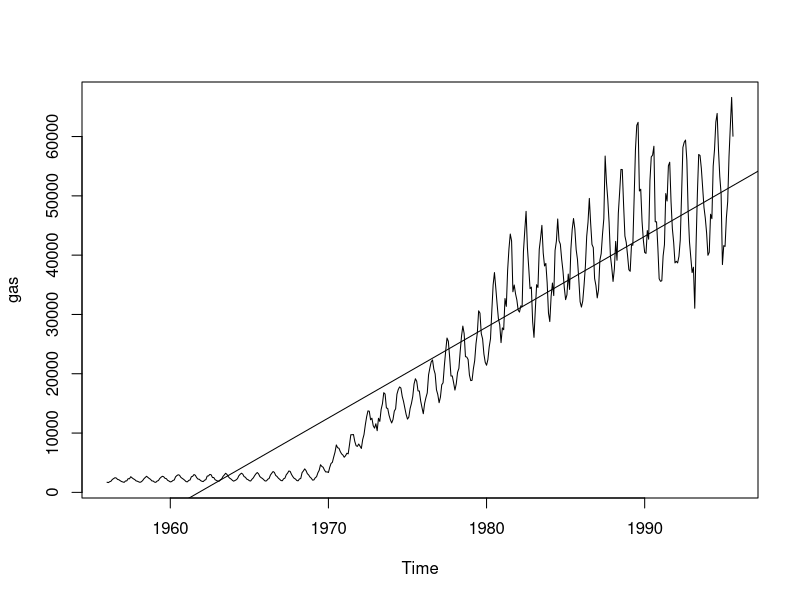
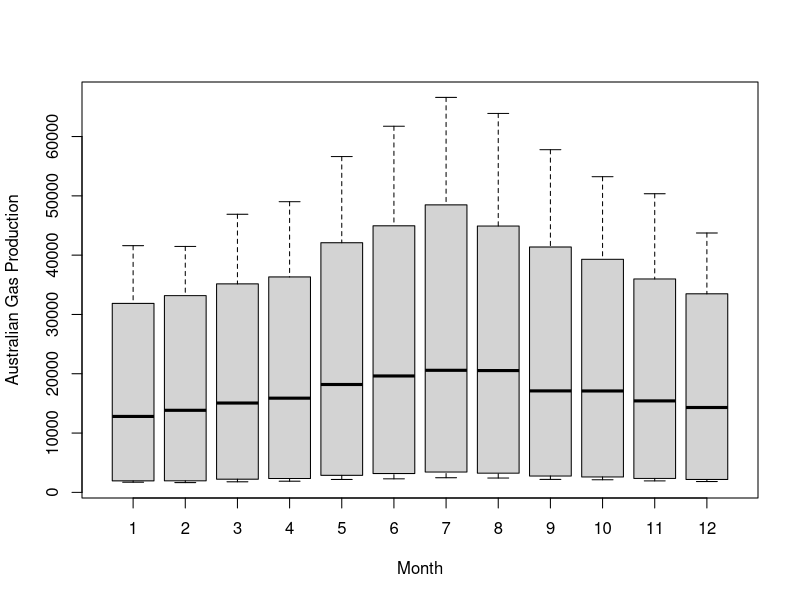
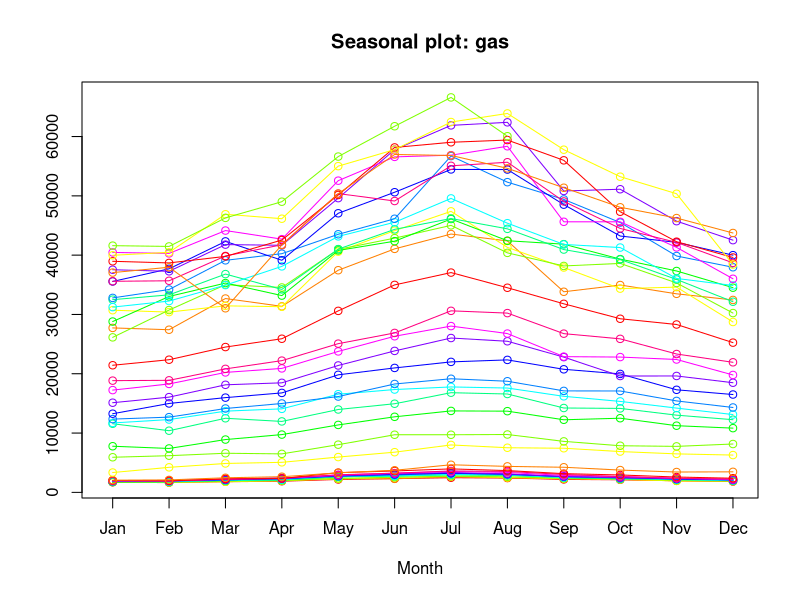
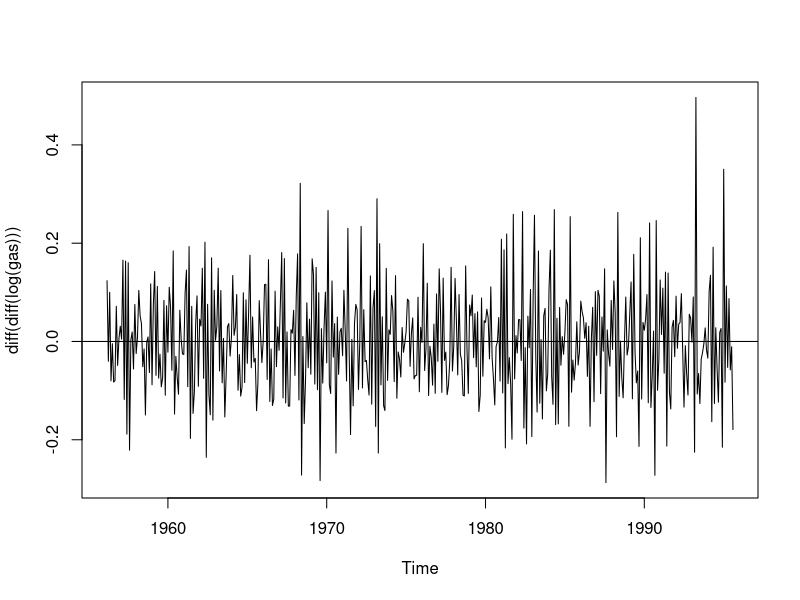
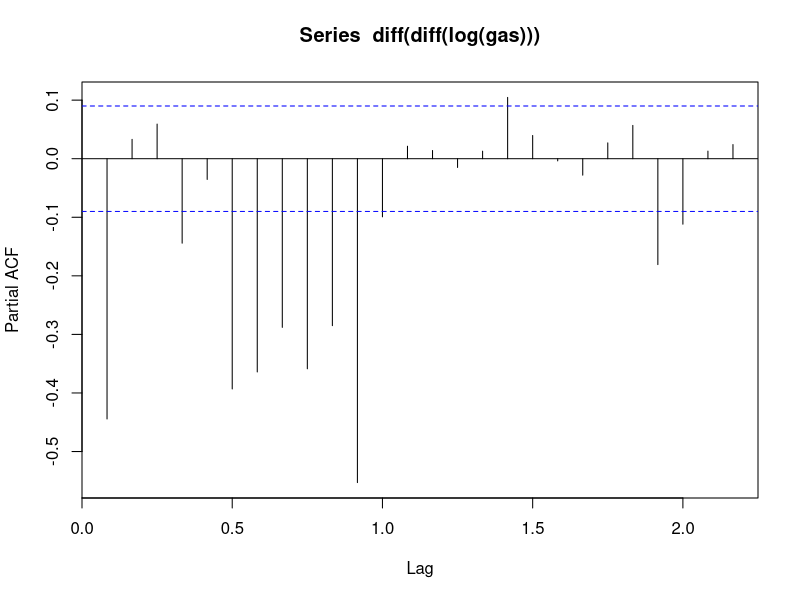
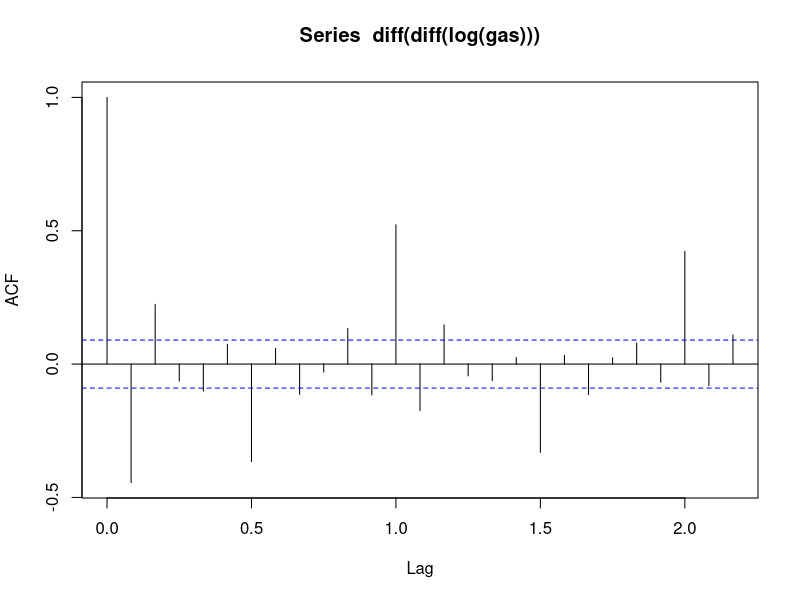
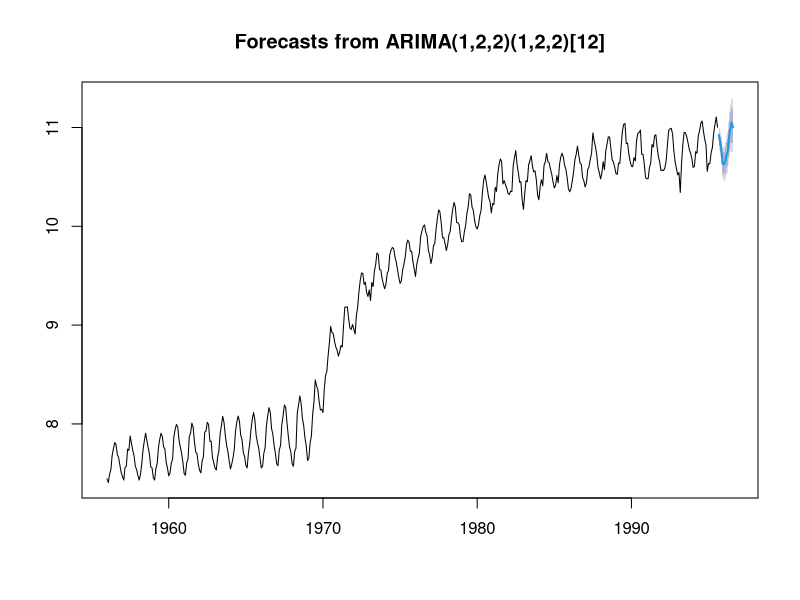

Write the R code that produced these figures, in order.
## ---- chunk 1
knitr::opts_chunk$set(echo = TRUE)
## ---- chunk 2
library(tseries)
library(forecast)
class(gas)
## ---- chunk 3
frequency(gas)
## ---- chunk 4
gas
## ---- chunk 5
plot(gas)
abline(reg = lm(gas~time(gas)))
## ---- chunk 6
boxplot(gas~cycle(gas),xlab = "Month",ylab = "Australian Gas Production")
## ---- chunk 7
library(forecast)
seasonplot(gas,col = rainbow(12))
## ---- chunk 8
kpss.test(gas)
## ---- chunk 9
#plot(diff(log(gas)))
plot(diff(diff(log(gas))))
abline(h=0)
## ---- chunk 10
kpss.test(diff(diff(log(gas))))
## ---- chunk 11
pacf(diff(diff(log(gas))))
## ---- chunk 12
acf(diff(diff(log(gas))))
## ---- chunk 13
arima_model=arima(log(gas),c(1,2,2),seasonal = list(order=c(1,2,2),period=12))
summary(arima_model)
## ---- chunk 14
arima_pred<-forecast(arima_model,12)
plot(forecast(arima_pred,12))
## ---- chunk 15
accuracy(arima_pred)
